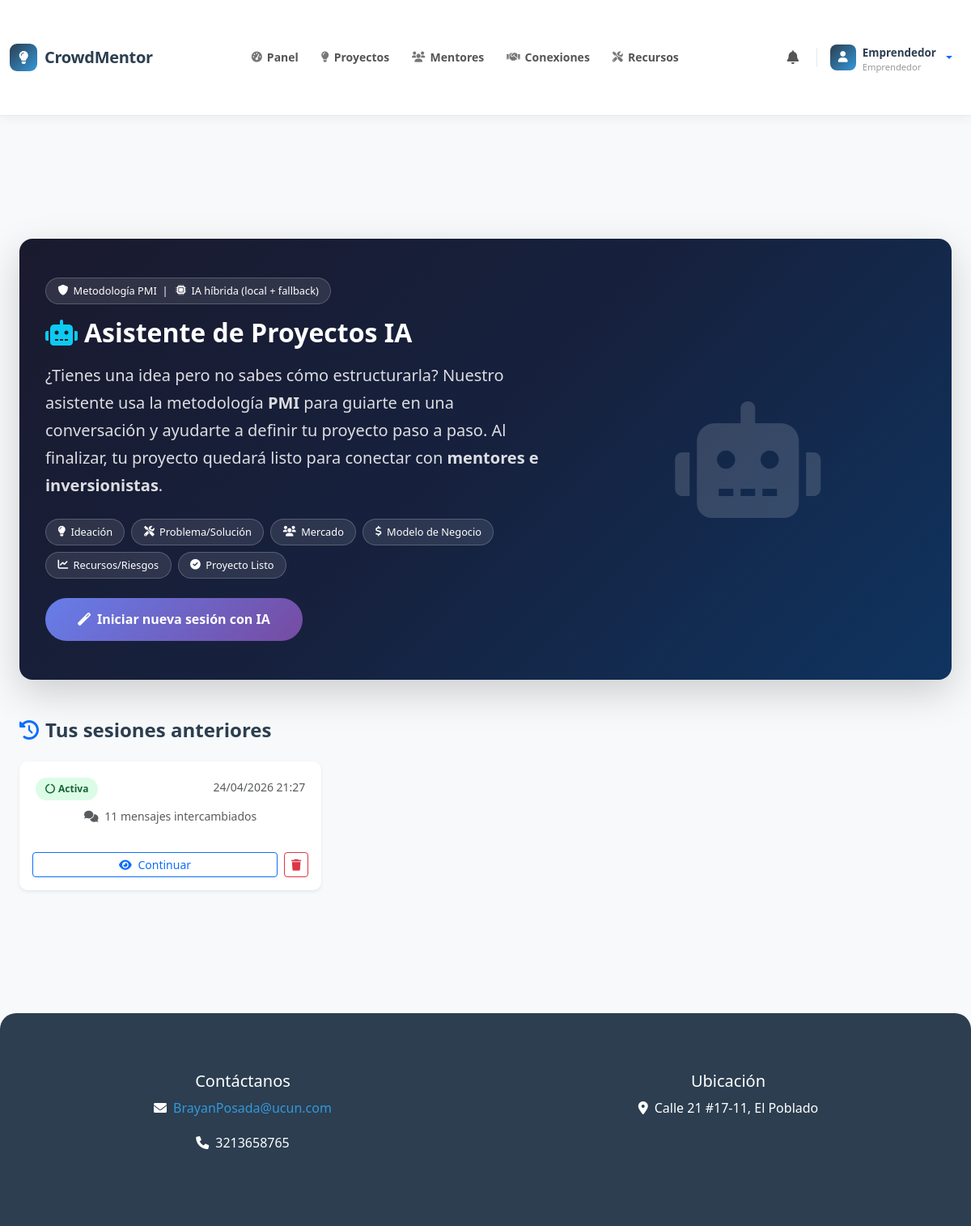
/ai-assistant/ (signed in), run on an earlier commit of the app's database.
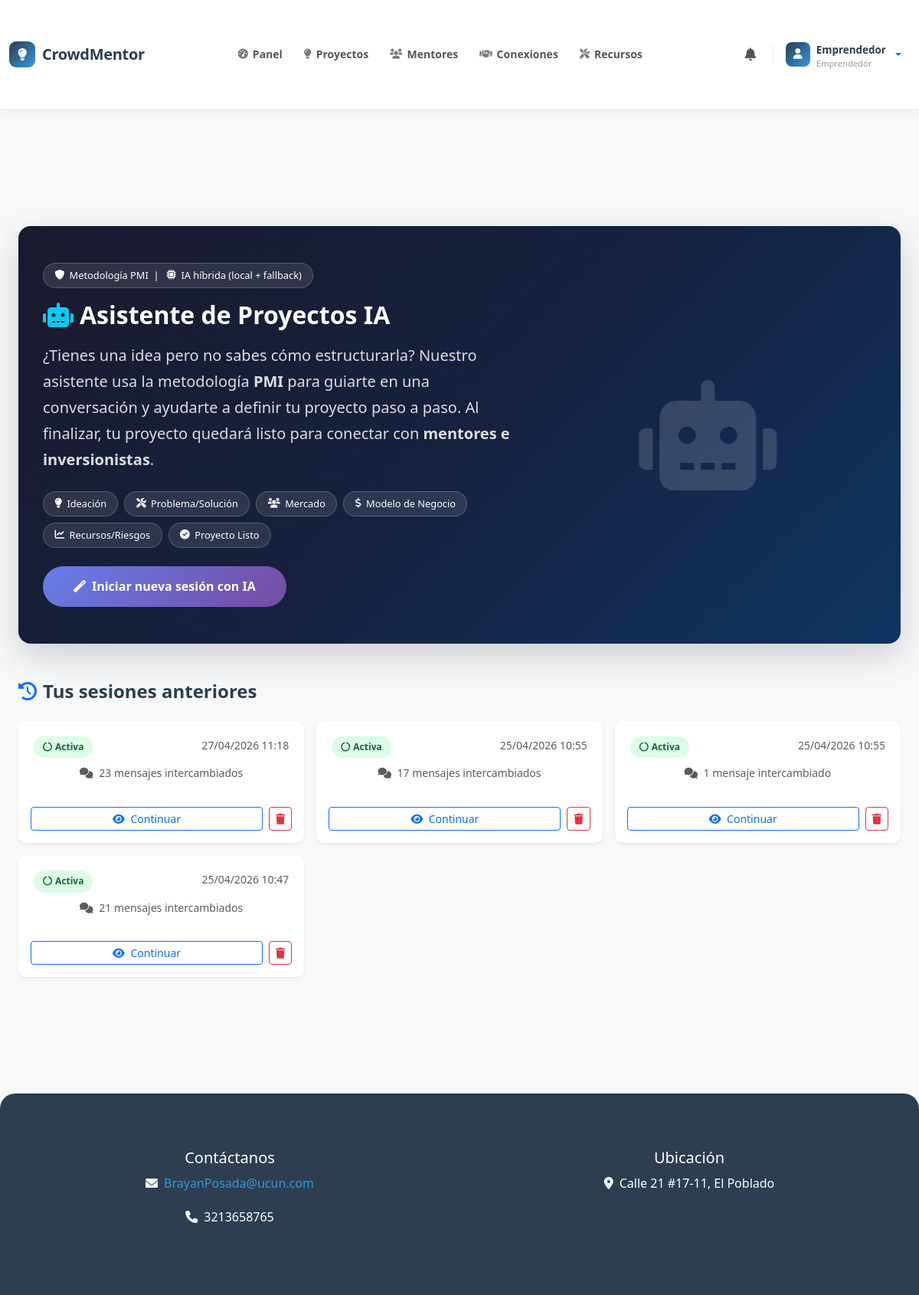
And on a later commit of the database.
### core/models.py (models this page shows, shortened)
class AIProjectSession(models.Model):
    STATUS_CHOICES = [
        ('active', 'Activa'),
        ('completed', 'Completada'),
        ('abandoned', 'Abandonada'),
    ]
    user = models.ForeignKey(User, on_delete=models.CASCADE, related_name='ai_project_sessions')
    created_at = models.DateTimeField(auto_now_add=True)
    updated_at = models.DateTimeField(auto_now=True)
    status = models.CharField(max_length=20, choices=STATUS_CHOICES, default='active')
    messages = models.JSONField(default=list)
    generated_title = models.CharField(max_length=200, blank=True)
    generated_description = models.TextField(blank=True)
    generated_tags = models.CharField(max_length=500, blank=True)
    generated_funding_goal = models.CharField(max_length=50, blank=True)
    generated_profitability_time = models.CharField(max_length=20, blank=True)
    generated_profitability_unit = models.CharField(max_length=10, blank=True, default='meses')
    resulting_project = models.ForeignKey(
        'Project', on_delete=models.SET_NULL, null=True, blank=True,
        related_name='ai_session'
    )
    PMI_PHASES = [
        ('welcome', 'Bienvenida'),
        ('ideation', 'Ideación'),
        ('problem', 'Problema y Solución'),
        ('market', 'Mercado Objetivo'),
        ('business_model', 'Modelo de Negocio'),
        ('resources', 'Recursos y Presupuesto'),
        ('risks', 'Riesgos'),
        ('timeline', 'Cronograma'),
        ('summary', 'Resumen Generado'),
    ]
    current_phase = models.CharField(max_length=20, default='welcome')
    class Meta:
        ordering = ['-created_at']

### core/views.py (the view, shortened to what this page needs)
# urls.py: path('ai-assistant/', views.ai_project_assistant, name='ai_project_assistant'),
@login_required
def ai_project_assistant(request):
    try:
        profile = request.user.profile
        if profile.user_type != 'entrepreneur':
            messages.warning(request, 'El asistente de IA está disponible solo para emprendedores.')
            return redirect('dashboard')
    except Profile.DoesNotExist:
        messages.error(request, 'Completa tu perfil primero.')
        return redirect('dashboard')
    sessions = AIProjectSession.objects.filter(user=request.user)
    return render(request, 'ai_project_assistant.html', {'sessions': sessions})

### core/templatetags/custom_filters.py (called while the page is built)
@register.filter
def has_profile(user):
    return hasattr(user, 'profile') and user.profile is not None

@register.filter
def get_user_type(user):
    if hasattr(user, 'profile') and user.profile:
        return user.profile.user_type
    return None

### core/templates/ai_project_assistant.html (shortened to what this page needs)
{% extends 'base.html' %}
{% load static %}
{% block content %}
<div class="container py-5">
    <div class="ai-hero mb-5 shadow-lg">
        <div class="row align-items-center g-4">
            <div class="col-lg-7">
                <span class="pmi-badge mb-3">
                    <i class="fas fa-shield-alt"></i> Metodología PMI &nbsp;|&nbsp;
                    <i class="fas fa-microchip"></i> IA híbrida (local + fallback)
                </span>
                <h1 class="mb-3">
                    <i class="fas fa-robot me-2 text-info"></i>Asistente de Proyectos IA
                </h1>
                <p class="fs-5 mb-4">
                    ¿Tienes una idea pero no sabes cómo estructurarla? Nuestro asistente usa
                    la metodología <strong>PMI</strong> para guiarte en una conversación
                    y ayudarte a definir tu proyecto paso a paso.
                    Al finalizar, tu proyecto quedará listo para conectar con
                    <strong>mentores e inversionistas</strong>.
                </p>
                <div class="d-flex flex-wrap gap-2 mb-4">
                    <span class="pmi-badge"><i class="fas fa-lightbulb"></i> Ideación</span>
                    <span class="pmi-badge"><i class="fas fa-tools"></i> Problema/Solución</span>
                    <span class="pmi-badge"><i class="fas fa-users"></i> Mercado</span>
                    <span class="pmi-badge"><i class="fas fa-dollar-sign"></i> Modelo de Negocio</span>
                    <span class="pmi-badge"><i class="fas fa-chart-line"></i> Recursos/Riesgos</span>
                    <span class="pmi-badge"><i class="fas fa-check-circle"></i> Proyecto Listo</span>
                </div>
                <form method="post">
                    <button type="submit" class="btn-ai-start">
                        <i class="fas fa-magic me-2"></i>Iniciar nueva sesión con IA
                    </button>
                </form>
            </div>
            <div class="col-lg-5 text-center d-none d-lg-block">
                <i class="fas fa-robot" style="font-size:9rem; opacity:.15;"></i>
            </div>
        </div>
    </div>
    {% if sessions %}
    <h4 class="mb-4 fw-bold"><i class="fas fa-history me-2 text-primary"></i>Tus sesiones anteriores</h4>
    <div class="row g-3">
        {% for s in sessions %}
        <div class="col-md-6 col-lg-4">
            <div class="card border-0 shadow-sm session-card h-100">
                <div class="card-body">
                    <div class="d-flex justify-content-between align-items-start mb-2">
                        <span class="phase-pill
                            {% if s.status == 'active' %}phase-active
                            {% elif s.status == 'completed' %}phase-done
                            {% else %}phase-abandon{% endif %}">
                            {% if s.status == 'active' %}<i class="fas fa-circle-notch fa-spin me-1"></i>Activa
                            {% elif s.status == 'completed' %}<i class="fas fa-check-circle me-1"></i>Completada
                            {% else %}<i class="fas fa-times-circle me-1"></i>Abandonada{% endif %}
                        </span>
                        <small class="text-muted">{{ s.created_at|date:"d/m/Y H:i" }}</small>
                    </div>
                    {% if s.generated_title %}
                    <h6 class="fw-bold mb-1 text-truncate" title="{{ s.generated_title }}">
                        <i class="fas fa-project-diagram me-1 text-primary"></i>{{ s.generated_title }}
                    </h6>
                    {% else %}
                    <p class="text-muted small mb-1">
                        <i class="fas fa-comments me-1"></i>
                        {{ s.messages|length }} mensaje{{ s.messages|length|pluralize:"s" }} intercambiado{{ s.messages|length|pluralize:"s" }}
                    </p>
                    {% endif %}
                </div>
                <div class="card-footer bg-transparent border-0 d-flex gap-2 pb-3">
                    <a href="{% url 'ai_project_assistant_session' s.pk %}" class="btn btn-sm btn-outline-primary flex-grow-1">
                        <i class="fas fa-eye me-1"></i>
                        {% if s.status == 'active' %}Continuar{% else %}Ver{% endif %}
                    </a>
                    <form method="post" action="{% url 'ai_project_session_delete' s.pk %}" class="d-inline"
                          onsubmit="return confirm('¿Eliminar esta sesión?')">
                        <button type="submit" class="btn btn-sm btn-outline-danger">
                            <i class="fas fa-trash"></i>
                        </button>
                    </form>
                </div>
            </div>
        </div>
        {% endfor %}
    </div>
    {% else %}
    <div class="text-center py-5 text-muted">
        <i class="fas fa-robot fa-3x mb-3 opacity-25"></i>
        <p>Aún no has iniciado ninguna sesión con el asistente.</p>
    </div>
    {% endif %}
</div>
{% endblock %}

### core/templates/base.html (shortened to what this page needs)
{% load static %}
{% load custom_filters %}
<!DOCTYPE html>
<html lang="es">
<head>
    <link href="https://cdn.jsdelivr.net/npm/bootstrap@5.3.0/dist/css/bootstrap.min.css" rel="stylesheet">
    <link rel="stylesheet" href="https://cdnjs.cloudflare.com/ajax/libs/animate.css/4.1.1/animate.min.css">
    <link rel="stylesheet" href="https://cdnjs.cloudflare.com/ajax/libs/font-awesome/6.0.0/css/all.min.css">
    <link rel="stylesheet" href="{% static 'css/styles.css' %}">
    <link rel="stylesheet" href="{% static 'css/home.css' %}">
    <link rel="stylesheet" href="{% static 'css/project_list.css' %}">
    <link rel="stylesheet" href="{% static 'css/project_detail.css' %}">
    <link rel="stylesheet" href="{% static 'css/project_create.css' %}">
    <link rel="stylesheet" href="{% static 'css/resources.css' %}">
    <link rel="stylesheet" href="{% static 'css/base.css' %}">
</head>
<body>
    <nav class="cm-navbar">
        <div class="container position-relative">
            <a class="cm-brand" href="{% url 'home' %}">
                <div class="cm-brand-icon"><i class="fas fa-lightbulb"></i></div>
                CrowdMentor
            </a>
            <div class="cm-nav-collapse" id="cmNavCollapse">
                {% if user.is_authenticated %}
                <ul class="cm-nav-links">
                    {% if user.is_staff %}
                        <li class="cm-nav-item">
                            <a href="{% url 'admin_dashboard' %}">
                                <i class="fas fa-tachometer-alt"></i>Panel
                            </a>
                        </li>
                    {% else %}
                        <li class="cm-nav-item">
                            <a href="{% url 'dashboard' %}">
                                <i class="fas fa-tachometer-alt"></i>Panel
                            </a>
                        </li>
                    {% endif %}
                    <li class="cm-nav-item">
                        <a href="{% url 'project_list' %}">
                            <i class="fas fa-lightbulb"></i>Proyectos
                        </a>
                    </li>
                    <li class="cm-nav-item">
                        <a href="{% url 'mentor_list' %}">
                            <i class="fas fa-users"></i>Mentores
                        </a>
                    </li>
                    {% if user|has_profile %}
                        {% with user_type=user|get_user_type %}
                            {% if user_type == 'mentor' or user_type == 'investor' or user_type == 'entrepreneur' %}
                                <li class="cm-nav-item">
                                    <a href="{% url 'mentor_investor_connections' %}" class="position-relative">
                                        <i class="fas fa-handshake"></i>Conexiones
                                    </a>
                                </li>
                            {% endif %}
                        {% endwith %}
                    {% endif %}
                    <li class="cm-nav-item">
                        <a href="{% url 'resources' %}">
                            <i class="fas fa-tools"></i>Recursos
                        </a>
                    </li>
                </ul>
                <div class="cm-actions">
                    <a href="{% url 'notifications' %}" class="cm-icon-btn" title="Notificaciones">
                        <i class="fas fa-bell"></i>
                    </a>
                    <div class="dropdown">
                        <a class="cm-avatar-btn dropdown-toggle" href="#" id="userDropdown" data-bs-toggle="dropdown" aria-expanded="false" style="text-decoration:none;">
                            <div class="cm-avatar">
                                {% if user|has_profile and user.profile.profile_picture %}
                                    <img src="{{ user.profile.profile_picture.url }}" alt="avatar">
                                {% else %}
                                    <i class="fas fa-user" style="font-size:0.85rem;"></i>
                                {% endif %}
                            </div>
                            <div>
                                <div class="cm-avatar-name">
                                    {% if user.first_name %}{{ user.first_name }}{% else %}{{ user.username }}{% endif %}
                                </div>
                                {% if user|has_profile %}
                                    {% with ut=user|get_user_type %}
                                        <div class="cm-avatar-role">
                                            {% if ut == 'entrepreneur' %}Emprendedor
                                            {% elif ut == 'mentor' %}Mentor
                                            {% elif ut == 'investor' %}Inversionista
                                            {% elif ut == 'evaluator' %}Evaluador
                                            {% endif %}
                                        </div>
                                    {% endwith %}
                                {% endif %}
                            </div>
                        </a>
                    </div>
                </div>
                {% endif %}
            </div>
        </div>
    </nav>
    <div class="container py-4">
        {% block content %}
        {% endblock %}
    </div>
    <footer class="text-center">
        <div class="container">
            <div class="row">
                <div class="col-md-6">
                    <h5>Contáctanos</h5>
                    <p><i class="fas fa-envelope me-2"></i><a href="mailto:BrayanPosada@ucun.com">BrayanPosada@ucun.com</a></p>
                    <p><i class="fas fa-phone me-2"></i>3213658765</p>
                </div>
                <div class="col-md-6">
                    <h5>Ubicación</h5>
                    <p><i class="fas fa-map-marker-alt me-2"></i>Calle 21 #17-11, El Poblado</p>
                </div>
            </div>
        </div>
    </footer>
</body>
</html>

### core/static/css/styles.css (style rules this page uses)
body { font-family: 'Montserrat', Arial, sans-serif; background-color: #f9fafb; color: #2d3748; line-height: 1.7; margin: 0; padding: 0; }
.container { max-width: 1200px; margin-top: 40px; margin-bottom: 40px; }
h1, h2, h3 { font-weight: 700; color: #ffffff; }
h1 { font-size: 2.8rem; margin-bottom: 25px; }
.card { border: none; border-radius: 15px; box-shadow: 0 8px 16px rgba(0, 0, 0, 0.1); transition: transform 0.3s ease, box-shadow 0.3s ease; background-color: #ffffff; }
.card-body { padding: 20px; text-align: center; }
footer { background-color: #1c7ed6; color: #fff; padding: 40px 0; text-align: center; font-size: 1rem; border-radius: 20px 20px 0 0; }
footer a { color: #ffd43b; text-decoration: none; }

### core/static/css/home.css (style rules this page uses)
.card { transition: all var(--transition-speed) ease; border-radius: var(--border-radius); overflow: hidden; }

### core/static/css/base.css (style rules this page uses)
:root { --primary-color: #2c3e50; --secondary-color: #3498db; --accent-color: #e74c3c; --background-color: #f8f9fa; --text-color: #2c3e50; --border-radius: 10px; --transition-speed: 0.3s; --box-shadow: 0 4px 15px rgba(0,0,0,0.1); }
body { font-family: 'Segoe UI', Tahoma, Geneva, Verdana, sans-serif; background-color: var(--background-color); color: var(--text-color); min-height: 100vh; display: flex; flex-direction: column; margin: 0; padding: 0; }
footer { background-color: var(--primary-color); color: white; padding: 2rem 0; margin-top: auto; }
footer a { color: var(--secondary-color); text-decoration: none; transition: color var(--transition-speed) ease; }

### core/templates/ai_project_assistant.html (style rules this page uses)
.ai-hero { background: linear-gradient(135deg, #1a1a2e 0%, #16213e 50%, #0f3460 100%); border-radius: 1rem; padding: 3rem 2rem; color: #fff; }
.ai-hero h1 { font-size: 2rem; font-weight: 700; }
.ai-hero p { opacity: .85; }
.pmi-badge { display: inline-flex; align-items: center; gap: .4rem; background: rgba(255,255,255,.1); border: 1px solid rgba(255,255,255,.2); color: #fff; border-radius: 2rem; padding: .3rem .9rem; font-size: .8rem; }
.phase-pill { display: inline-block; padding: .25rem .75rem; border-radius: 2rem; font-size: .75rem; font-weight: 600; white-space: nowrap; }
.phase-active { background:#dcfce7; color:#166534; }
.session-card { transition: transform .2s, box-shadow .2s; }
.btn-ai-start { background: linear-gradient(135deg, #667eea 0%, #764ba2 100%); border: none; color: #fff; font-weight: 600; padding: .8rem 2.5rem; border-radius: 2rem; font-size: 1rem; transition: opacity .2s, transform .2s; }

What changed in the data, as far as the page shows it:
removed AIProjectSession: status "active" (drawn), created_at "24/04/2026 21:27", messages|length "11"
added AIProjectSession: status "active" (drawn), created_at "27/04/2026 11:18", messages|length "23"
added AIProjectSession: status "active" (drawn), created_at "25/04/2026 10:55", messages|length "17"
added AIProjectSession: status "active" (drawn), created_at "25/04/2026 10:55", messages|length "1"
added AIProjectSession: status "active" (drawn), created_at "25/04/2026 10:47", messages|length "21"
